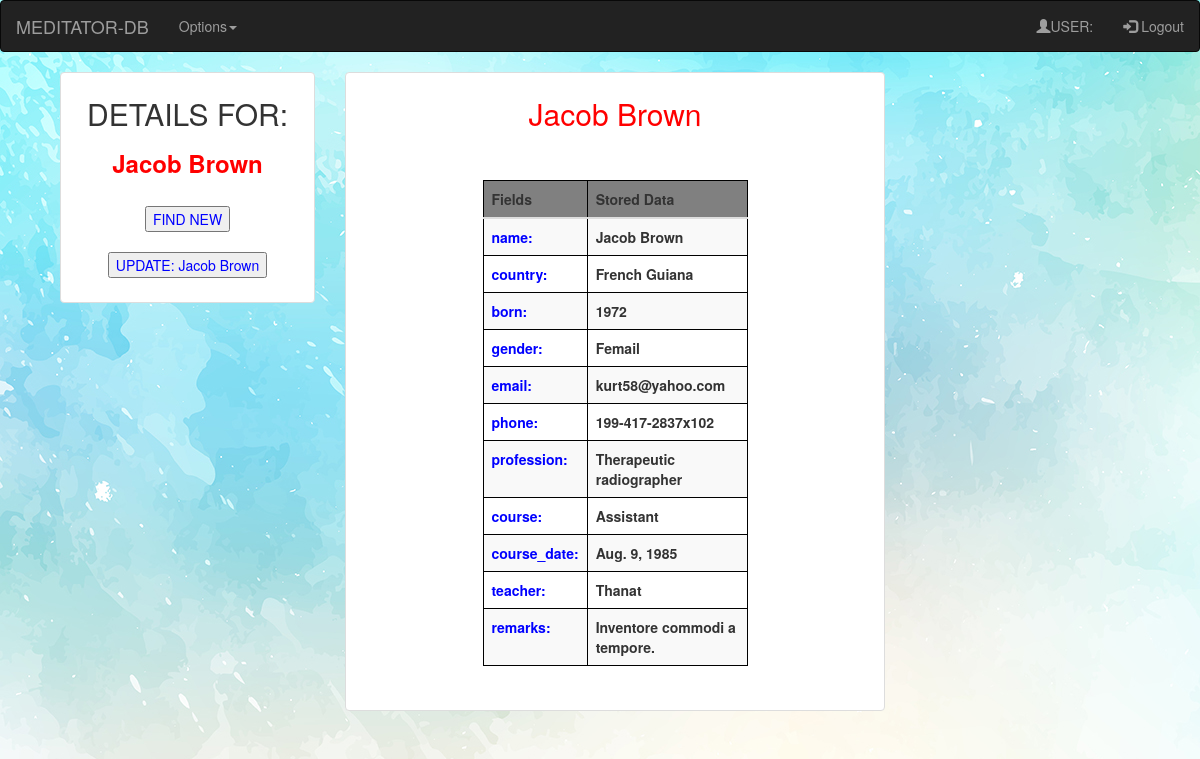
Page /db_app/3/ on the committed database.
### db_app/models.py (models this page shows, shortened)
class Meditator(models.Model):
    name = models.CharField(max_length=264)
    country = models.CharField(max_length=120)
    born = models.CharField(max_length=20)
    gender = models.CharField(max_length=10, null=True)
    email = models.EmailField(max_length=60, unique=True)
    phone = models.CharField(max_length=60)
    profession = models.CharField(max_length=60)
    course = models.CharField(max_length=60)
    course_date = models.DateField()
    teacher = models.CharField(max_length=60)
    remarks = models.TextField(max_length=1000, blank=True)

### db_app/views.py (the view)
# urls.py: url(r'^(?P<meditator_id>[0-9]+)/$', views.detail, name='detail'),
def detail(request, meditator_id):
    print("This is request for id", request, meditator_id)
    meditator = get_object_or_404(Meditator, id=meditator_id)
    fields = [f.name for f in Meditator._meta.get_fields()]
    usern = request.user.username
    return render(request, 'db_app/detail.html', {'meditator': meditator, 'fields':fields, 'username':usern})

### templates/db_app/detail.html (shortened to what this page needs)
{% extends "db_app/baseDBapp.html" %}
{% load staticfiles %}
 {% block body_block %}
<div class="container" align="center">
	 <div class="col-xs-18 col-sm-6 col-md-3">
             <div class="thumbnail">
    <h2>DETAILS FOR:</h2>
    <h3 style="color:red"><strong>{{ meditator.name }}</strong></h3>
<br>
<form action="{% url 'db_app:find_meditator' %}" method="GET">
<input type="submit" style="color:blue" value="FIND NEW"><br>
</form>
<br>
<form action="#" method="GET">
<input type="submit" style="color:blue" value="UPDATE: {{meditator.name}}"><br>
</form>
  <br>
		</div>
	 </div>
<div class="col-xs-18 col-sm-6 col-md-6 col-lg-6">
             <div class="thumbnail">
				 <h2 style="color:red" >{{ meditator.name }}</h2>
				 <br><br>
 <table class="table table-striped" cellspacing="0" width="100%">
	 <thead style="background-color:grey">
    <tr>
      <th>Fields</th>
      <th>Stored Data</th>
    </tr>
  </thead>
  <tbody>
		<tr>
		<th style="color:blue">{{fields.1}}:</th>
		<th>{{ meditator.name }}</th>
		</tr>
        <tr>
		<th style="color:blue">{{fields.2}}:</th>
		<th>{{meditator.country}}</th>
		</tr>
        <th style="color:blue">{{fields.3}}:</th>
		<th>{{meditator.born}}</th>
        <tr>
		<th style="color:blue">{{fields.4}}:</th>
		<th>{{meditator.gender}}</th>
		</tr>
        <tr>
		<th style="color:blue">{{fields.5}}:</th>
		<th>{{meditator.email}}</th>
		</tr>
        <th style="color:blue">{{fields.6}}:</th>
		<th>{{meditator.phone}}</th>
        <tr>
		<th style="color:blue">{{fields.7}}:</th>
		<th>{{meditator.profession}}</th>
		</tr>
        <tr>
		<th style="color:blue">{{fields.8}}:</th>
		<th>{{meditator.course}}</th>
		</tr>
        <tr>
		<th style="color:blue">{{fields.9}}:</th>
		<th>{{meditator.course_date}}</th>
		</tr>
            <th style="color:blue">{{fields.10}}:</th>
		    <th>{{meditator.teacher}}</th>
            <th style="color:blue">{{fields.11}}:</th>
		    <th>{{meditator.remarks}}</th>
  </tbody>
 </table>
<br><br>
</div>
</div>
{% endblock %}

### static/css/main.css (style rules this page uses)
form, input [type="submit"] { color:blue; }
.table, th, td { border: 1px solid black; }
body { background:url('../images/blue.jpg') ; min-height:100%; background-size:cover; min-height:100%; }
.table { border-radius: 5px; width: 50%; margin: 0px auto; float: none; }
body { background-images:url('../images/paper.jpg') ; min-height:100%; background-size:cover; min-height:100%; }

### rows in the picture
Meditator: name "Jacob Brown", name "UPDATE: Jacob Brown", country "French Guiana", born "1972", gender "Femail", email "kurt58@yahoo.com", phone "199-417-2837x102", profession "Therapeutic radiographer", course "Assistant", course_date "Aug. 9, 1985", teacher "Thanat", remarks "Inventore commodi a tempore."

### other values in the picture
{{ fields.1 }} "name"
{{ fields.2 }} "country"
{{ fields.3 }} "born"
{{ fields.4 }} "gender"
{{ fields.5 }} "email"
{{ fields.6 }} "phone"
{{ fields.7 }} "profession"
{{ fields.8 }} "course"
{{ fields.9 }} "course_date"
{{ fields.10 }} "teacher"
{{ fields.11 }} "remarks"
